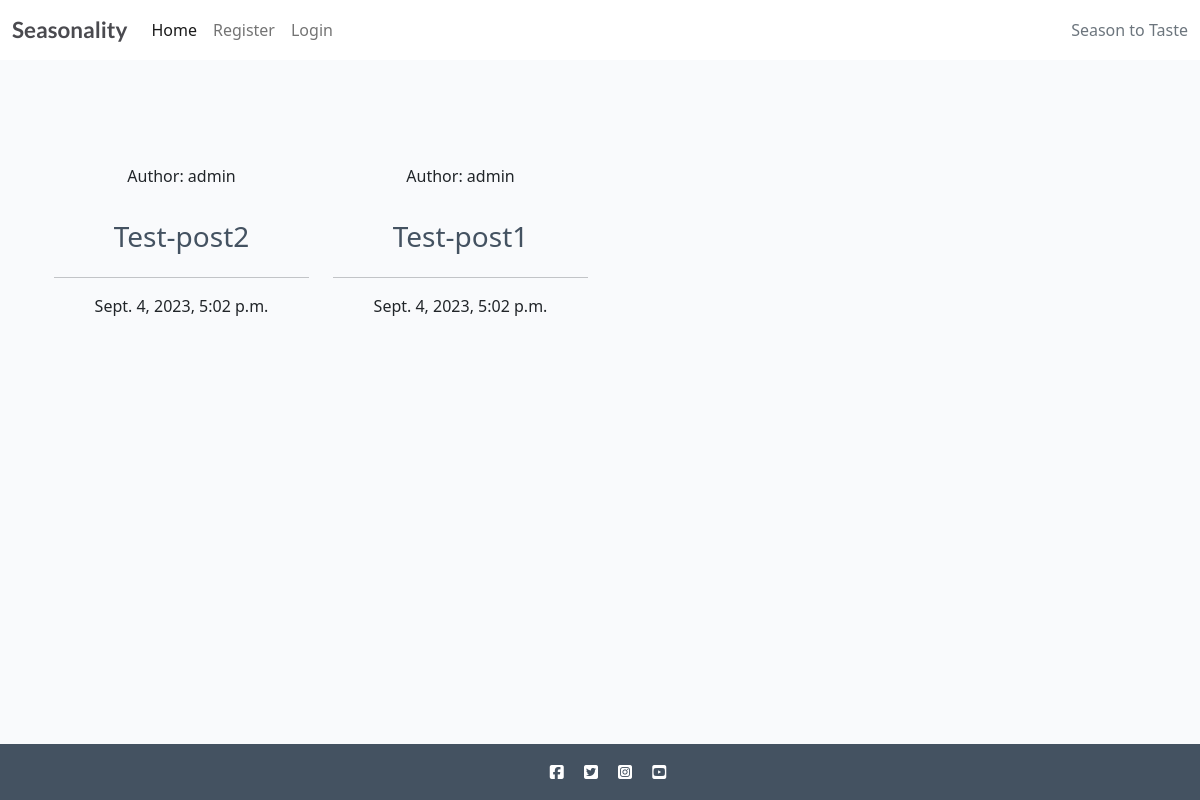
The app's page /, older data.
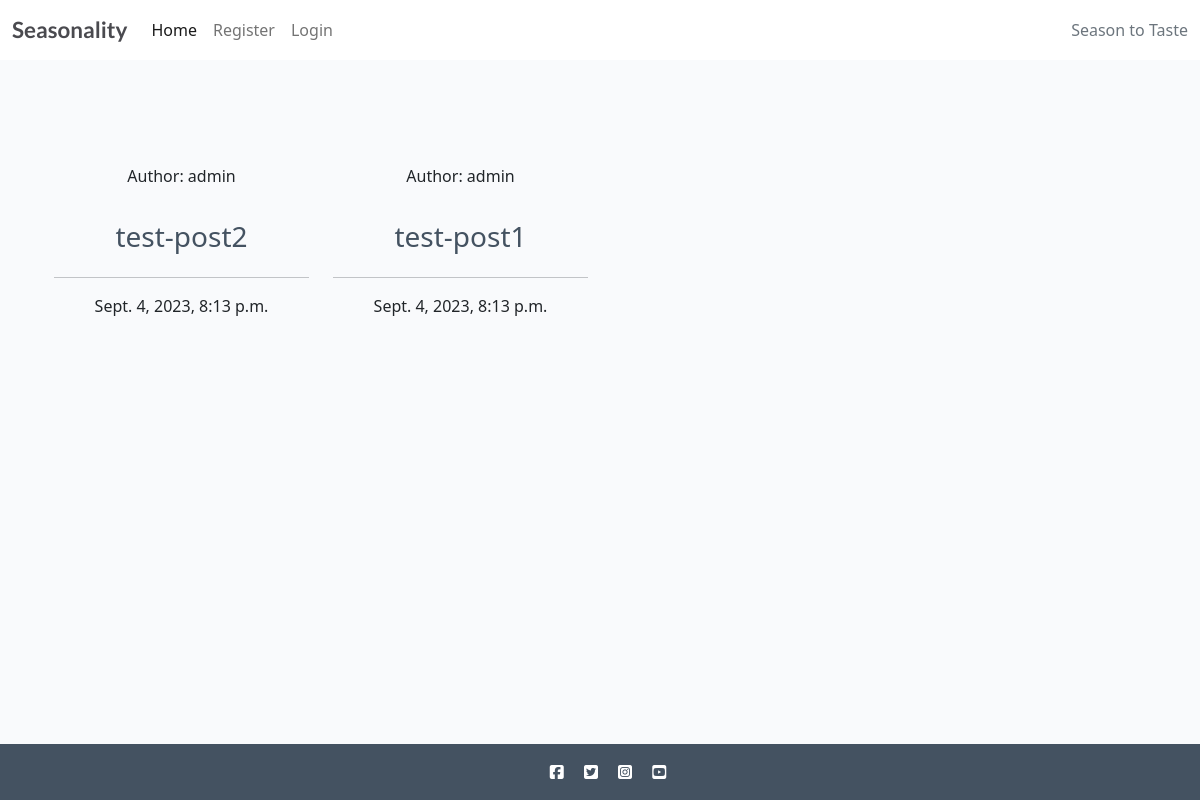
The same page, newer data.
### recipebook/models.py (models this page shows, shortened)
class Recipe(models.Model):
    class NewManager(models.Manager):
        def get_queryset(self):
            return super().get_queryset() .filter()
    title = models.CharField(max_length=200, unique=True)
    slug = models.SlugField(max_length=200, unique=True)
    author = models.ForeignKey(
        User, on_delete=models.CASCADE, related_name="recipes"
    )
    diet = models.ForeignKey(
        Diet, on_delete=models.CASCADE, default=True, null=False)
    season = models.ForeignKey(
        Season, on_delete=models.CASCADE, default=True, null=False)
    featured_image = CloudinaryField('image', default='placeholder')
    updated_on = models.DateTimeField(auto_now=True)
    content = models.TextField()
    created_on = models.DateTimeField(auto_now_add=True)
    status = models.IntegerField(choices=STATUS, default=0)
    ingredients = models.TextField(default='placeholder')
    calories = models.IntegerField(default=0)
    fat = models.IntegerField(default=0)
    protein = models.IntegerField(default=0)
    carbs = models.IntegerField(default=0)
    servs = models.IntegerField(default=0)
    favourites = models.ManyToManyField(
        User, related_name='favourite', default=None, blank=True)
    objects = models.Manager()  # default manager
    newmanager = NewManager()  # custom manager
    class Meta:
        ordering = ["-created_on"]

### recipebook/views.py (the view)
# urls.py: path('', views.RecipeList.as_view(), name="home"),
class RecipeList(generic.ListView):
    model = Recipe
    queryset = Recipe.objects.filter(status=1).order_by('-created_on')
    template_name = 'index.html'
    paginate_by = 4

### templates/index.html (shortened to what this page needs)
{% extends "base/base.html" %}
{% block content %}
<div class="container-fluid">
    <div class="container text-center my-3">
        <div class="row mx-auto my-auto">
            <div id="myCarousel" class="carousel slide w-100" data-ride="carousel">
                <div class="carousel-inner" role="listbox">
                    <div class="carousel-item py-5 active">
                        <div class="row">
                            {% for recipe in recipe_list %}
                                <div class="col-md-3">
                                    <div class="card md-3">
                                        <div class="card-body">
                                            <div class="image-flash">
                                                <p class="author">Author: {{ recipe.author }}</p>
                                            </div>
                                        </div>
                                        <a href="{% url 'recipe_detail' recipe.slug  %}" class="recipe-link">
                                            <h3 class="card-title">{{ recipe.title }}</h3>
                                        </a>
                                        <hr />
                                        <p class="card-text text-muted-6">{{ recipe.created_on }}</p>
                                    </div>
                                </div>
                            {% endfor %}
                        </div>
                    </div>
                </div>
            </div>
        </div>
    </div>
</div>
{%endblock%}

Row changes from the older to the newer data that the page shows:
changed Recipe: title "Test-post2" → "test-post2"; created_on "Sept. 4, 2023, 5:02 p.m." → "Sept. 4, 2023, 8:13 p.m."
changed Recipe: title "Test-post1" → "test-post1"; created_on "Sept. 4, 2023, 5:02 p.m." → "Sept. 4, 2023, 8:13 p.m."
